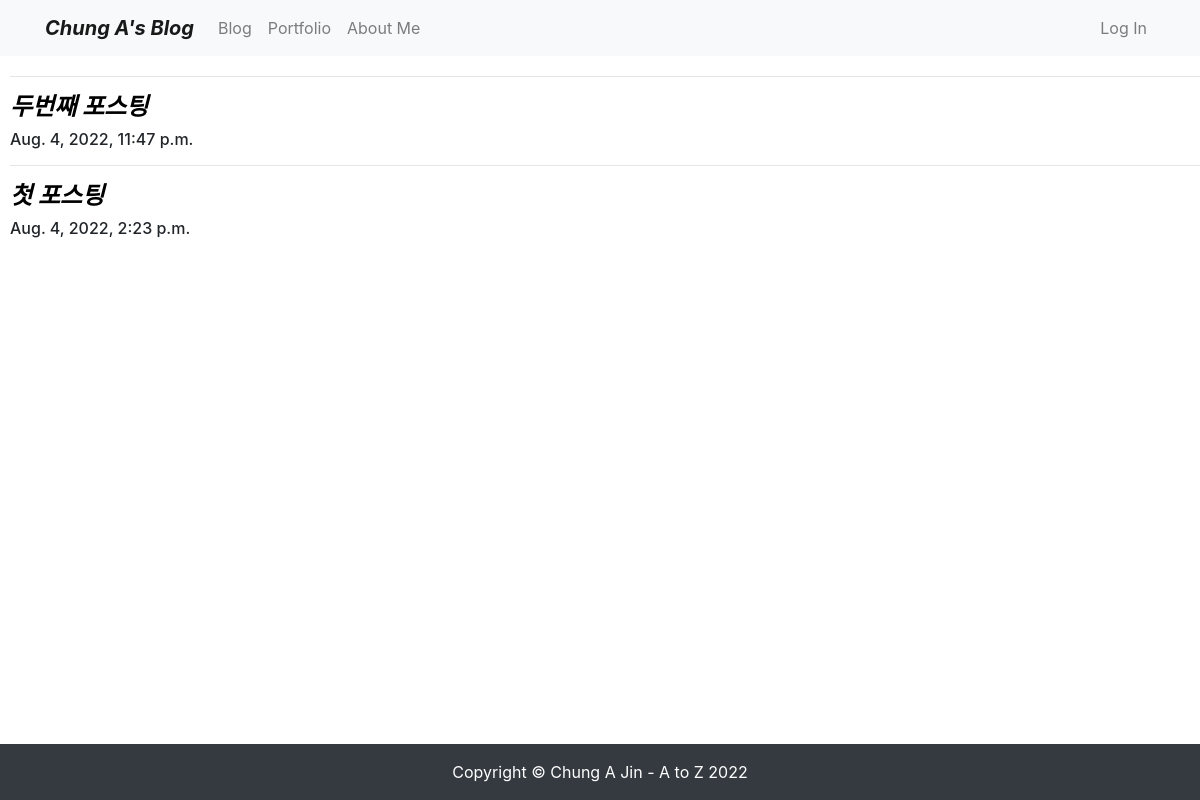
Page /blog/ on the earlier database version.
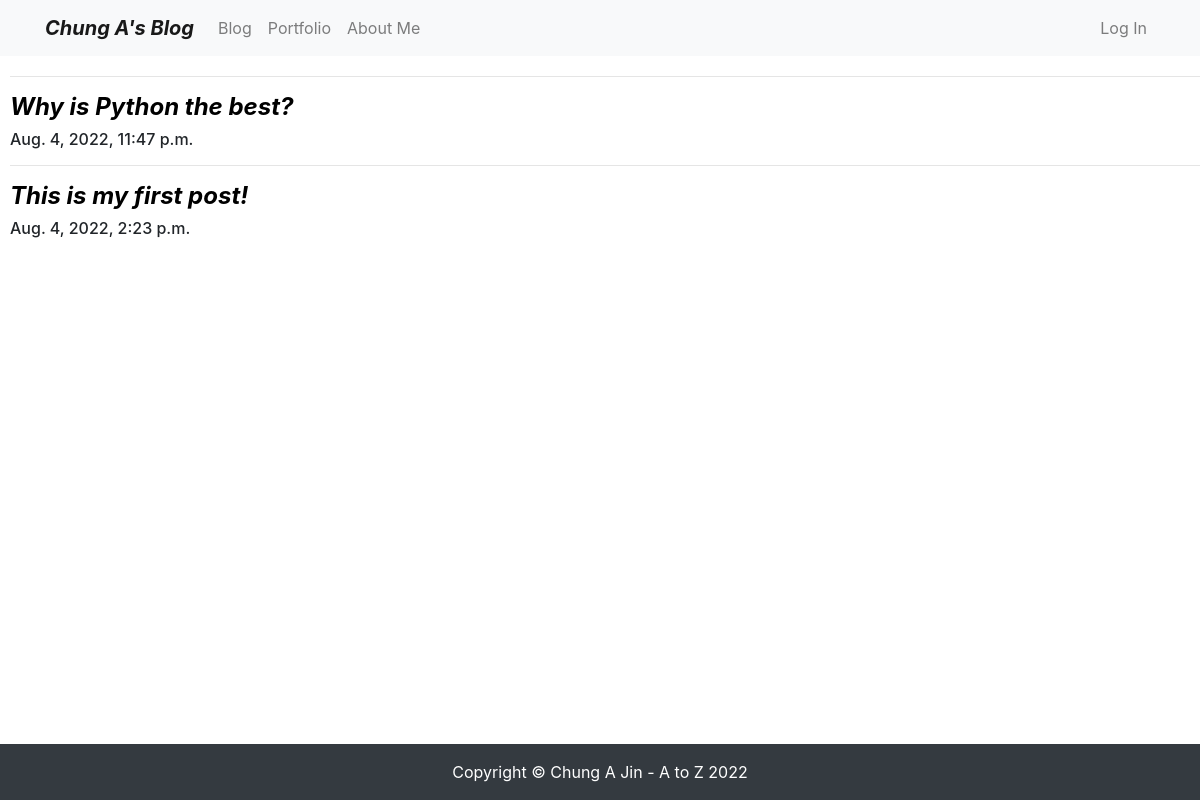
Same page on the later database version.
### blog/models.py (models this page shows, shortened)
class Post(models.Model):
    title = models.CharField(max_length=30)
    content = models.TextField()
    image = models.ImageField(upload_to='featured_image/%Y/%m/%d/')
    created_at = models.DateTimeField(auto_now_add=True)
    updated_at = models.DateTimeField(auto_now=True)
    def get_absolute_url(self):
        return f'/blog/{self.pk}/'

### blog/views.py (the view)
# urls.py: path('',views.PostList.as_view()),
class PostList(ListView):
    model = Post
    ordering = '-pk'

### blog/templates/blog/post_list.html (shortened to what this page needs)
{% extends 'blog/base.html' %}
{% block main_area %}
    <div class="contents">
        {% for p in post_list %}
    <hr />
    <h4 class="font_style"><a href="{{ p.get_absolute_url }}" class="title_link">{{ p.title }}</a></h4>
    <h6>{{ p.created_at }}</h6>
     {% endfor %}
    </div>
{% endblock %}

Differences in the rows shown:
changed Post: title "두번째 포스팅" → "Why is Python the best?"
changed Post: title "첫 포스팅" → "This is my first post!"
